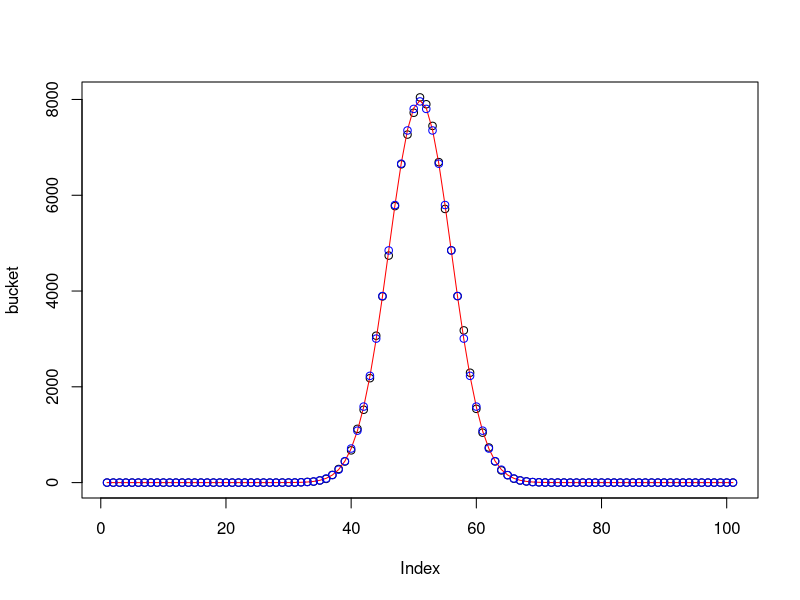

The R source for this figure:
rm()
setwd("PATH")

p = 0.5
n = 100
ns = 100001
bucket <- array(dim=c(n+1))
bucket[] = 0
bounce <- array(dim=c(n))
count_heads = 0

for (s in 1:ns) {
bounce = runif(n,0,1)<p
location = sum(bounce)
bucket[location+1] = bucket[location+1]+1
count_heads = count_heads+location/(n*ns)
}
checkn = ns*dnorm(0:n,mean=n*p,sd=sqrt(n*p*(1-p)))
checkb = ns*dbinom(0:n,size=n,prob=p)
plot(bucket)
lines(checkn,col="red")
points(checkb,col="blue")

